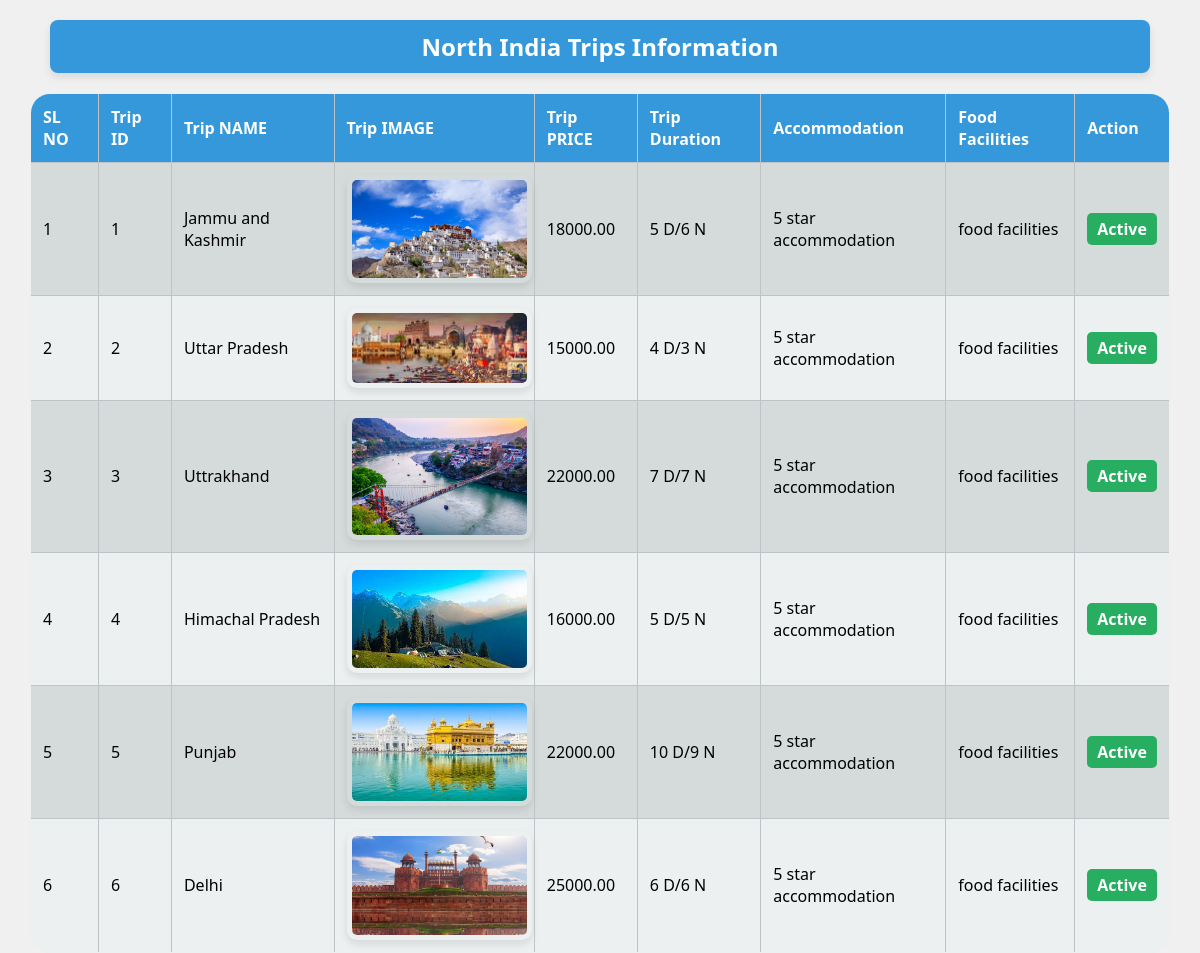
Page /ADMIN/DESTINATION/Northindia/nadminshow.php on the committed database.
### tables this page shows
CREATE TABLE `north_india` (
  `id` int(11) NOT NULL,
  `name` varchar(255) NOT NULL,
  `image` varchar(255) NOT NULL,
  `price` decimal(10,2) NOT NULL,
  `duration` varchar(20) NOT NULL,
  `accommodation` varchar(255) NOT NULL,
  `transportation` varchar(255) NOT NULL,
  `food_facilities` varchar(255) NOT NULL,
  `availability` int(11) NOT NULL,
  `reviews_count` int(11) NOT NULL,
  `destination_id` int(11) DEFAULT NULL
);

### ADMIN/DESTINATION/Northindia/nadminshow.php (the view, shortened to what this page needs)
<?php
include("connection.php");
$sql = "select * from north_india";
$result = mysqli_query($con, $sql);
?>
<!DOCTYPE html>
<html lang="en">
<head>
</head>
<body>
    <center>
        <h2>North India Trips Information</h2>
    </center>
    <table border="1" align="center">
        <tr>
            <th>SL NO</th>
            <th>Trip ID</th>
            <th>Trip NAME</th>
            <th>Trip IMAGE</th>
            <th>Trip PRICE</th>
            <th>Trip Duration</th>
            <th>Accommodation</th>
            <th>Food Facilities</th>
            <th>Action</th>
        </tr>
        <?php
        $ctr = 1;
        $sql2 = "SELECT * FROM north_india ORDER BY id";
        $query = mysqli_query($con, $sql2);
        if ($query->num_rows > 0)
            while ($rec = mysqli_fetch_array($result, MYSQLI_BOTH)) {
                $imageURL = 'http://localhost/tt/assets/images/packages/' . $rec["image"]; ?>
            <tr>
                <td><?php echo $ctr; ?></td>
                <td><?php echo $rec["id"]; ?></td>
                <td><?php echo $rec["name"]; ?></td>
                <td>
                    <img src="<?php echo $imageURL; ?>" alt="" width="50" height="50">
                </td>
                <td><?php echo $rec["price"]; ?></td>
                <td><?php echo $rec["duration"]; ?></td>
                <td><?php echo $rec["accommodation"]; ?></td>
                <td><?php echo $rec["food_facilities"]; ?></td>
                <td>
                    <span class="status-indicator <?php echo ($rec['availability'] == 1) ? 'active' : 'inactive'; ?>" data-tripid="<?php echo $rec['id']; ?>" data-status="<?php echo $rec['availability']; ?>">
                        <?php echo ($rec['availability'] == 1) ? 'Active' : 'Inactive'; ?>
                    </span>
                </td>
            </tr>
        <?php
                $ctr++;
            }
        ?>
    </table>
</body>
</html>

### ADMIN/DESTINATION/Northindia/nadminshow.php (style rules this page uses)
body { font-family: 'Segoe UI', Tahoma, Geneva, Verdana, sans-serif; background-color: #f0f0f0; margin: 0; padding: 0; justify-content: center; align-items: center; height: 100vh; }
h2 { color: #333; text-align: center; margin-top: 20px; padding: 10px; background-color: #3498db; width: 90%; color: #fff; border-radius: 8px; box-shadow: 0 4px 8px rgba(0, 0, 0, 0.1); }
table { border-collapse: collapse; width: 95%; margin-top: 20px; background-color: #ecf0f1; border-radius: 20px; overflow: hidden; }
th, td { border: 1px solid #bdc3c7; padding: 12px; text-align: left; }
th { background-color: #3498db; color: white; }
img { display: block; margin: auto; border-radius: 10px; padding: 5px; box-shadow: 0 4px 8px rgba(0, 0, 0, 0.1); width: 100%; max-width: 200px; height: auto; transition: transform 0.3s ease-in-out; }
tr:nth-child(even) { background-color: #d5dbdb; }
.status-indicator { padding: 5px 10px; border-radius: 5px; font-weight: bold; }
.active { background-color: #27ae60; color: #ffffff; }

### rows in the picture
north_india: id "1", name "Jammu and Kashmir", image (picture), price "18000.00", duration "5 D/6 N", accommodation "5 star accommodation", food_facilities "food facilities", availability "Active"
north_india: id "2", name "Uttar Pradesh", image (picture), price "15000.00", duration "4 D/3 N", accommodation "5 star accommodation", food_facilities "food facilities", availability "Active"
north_india: id "3", name "Uttrakhand", image (picture), price "22000.00", duration "7 D/7 N", accommodation "5 star accommodation", food_facilities "food facilities", availability "Active"
north_india: id "4", name "Himachal Pradesh", image (picture), price "16000.00", duration "5 D/5 N", accommodation "5 star accommodation", food_facilities "food facilities", availability "Active"
north_india: id "5", name "Punjab", image (picture), price "22000.00", duration "10 D/9 N", accommodation "5 star accommodation", food_facilities "food facilities", availability "Active"
north_india: id "6", name "Delhi", image (picture), price "25000.00", duration "6 D/6 N", accommodation "5 star accommodation", food_facilities "food facilities", availability "Active"
